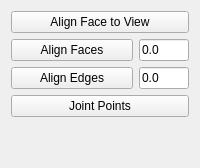
                 <widget class="QWidget" name="align_tab">
                  <attribute name="title">
                   <string>Align</string>
                  </attribute>
                  <layout class="QGridLayout" name="gridLayout_51">
                   <item row="0" column="0">
                    <widget class="QPushButton" name="button_alignface2view">
                     <property name="sizePolicy">
                      <sizepolicy hsizetype="MinimumExpanding" vsizetype="Fixed">
                       <horstretch>0</horstretch>
                       <verstretch>0</verstretch>
                      </sizepolicy>
                     </property>
                     <property name="maximumSize">
                      <size>
                       <width>220</width>
                       <height>16777215</height>
                      </size>
                     </property>
                     <property name="toolTip">
                      <string>Align the face of selected object(s)  to the actual view Plane.
 - Click first to select a Face of one or several objects.
Then Click the button.

NB:
  The center of rotation is the center of the bounbing box if possible or 
  the center of the Face.
 
  if the Face of the object selected is already aligned to the  view Plane,
  a rotation of 180 deg is applied to the object.
  In this case the Axis of rotation is Z vector : Base.Vector(0, 0, 1)
</string>
                     </property>
                     <property name="text">
                      <string>Align Face to View</string>
                     </property>
                     <property name="icon">
                      <iconset>
                       <normaloff>../../../../../../../../home/laurent/Documents/03_Plans/Python/Icons/WF_viewAlignFace.svg</normaloff>../../../../../../../../home/laurent/Documents/03_Plans/Python/Icons/WF_viewAlignFace.svg</iconset>
                     </property>
                     <property name="iconSize">
                      <size>
                       <width>32</width>
                       <height>32</height>
                      </size>
                     </property>
                    </widget>
                   </item>
                   <item row="1" column="0">
                    <layout class="QHBoxLayout" name="horizontalLayout_32">
                     <item>
                      <widget class="QPushButton" name="button_align_faces">
                       <property name="maximumSize">
                        <size>
                         <width>220</width>
                         <height>16777215</height>
                        </size>
                       </property>
                       <property name="toolTip">
                        <string>Align the Face(s) from selected object(s) to the last Face selected.
 - Click first to select a Face of an object or several Faces from several objects. 
 - Click second to select a Face to align to.
Then Click the button.

NB:
  The center of rotation is the center of the bounbing box if possible or 
  the center of the Face.
 
  if the Face of the object selected is already aligned to the last one,
  a rotation of 180 deg is applied to the object.
  In this case the Axis of rotation is Z vector : Base.Vector(0, 0, 1)</string>
                       </property>
                       <property name="text">
                        <string>Align Faces</string>
                       </property>
                       <property name="icon">
                        <iconset>
                         <normaloff>../../../../../../../../home/laurent/Documents/03_Plans/Python/Icons/WF_objectAlignFaces.svg</normaloff>../../../../../../../../home/laurent/Documents/03_Plans/Python/Icons/WF_objectAlignFaces.svg</iconset>
                       </property>
                       <property name="iconSize">
                        <size>
                         <width>32</width>
                         <height>32</height>
                        </size>
                       </property>
                      </widget>
                     </item>
                     <item>
                      <widget class="QLineEdit" name="angle_align_faces">
                       <property name="sizePolicy">
                        <sizepolicy hsizetype="MinimumExpanding" vsizetype="Fixed">
                         <horstretch>0</horstretch>
                         <verstretch>0</verstretch>
                        </sizepolicy>
                       </property>
                       <property name="minimumSize">
                        <size>
                         <width>40</width>
                         <height>0</height>
                        </size>
                       </property>
                       <property name="maximumSize">
                        <size>
                         <width>50</width>
                         <height>16777215</height>
                        </size>
                       </property>
                       <property name="toolTip">
                        <string>This Angle  (in degrees) will be added to the angle needed to align Faces.</string>
                       </property>
                       <property name="text">
                        <string>0.0</string>
                       </property>
                      </widget>
                     </item>
                    </layout>
                   </item>
                   <item row="2" column="0">
                    <layout class="QHBoxLayout" name="horizontalLayout_33">
                     <item>
                      <widget class="QPushButton" name="button_align_edges">
                       <property name="maximumSize">
                        <size>
                         <width>220</width>
                         <height>16777215</height>
                        </size>
                       </property>
                       <property name="toolTip">
                        <string>Align the Edge(s) from selected object(s) to the last Edge selected.
 - Click first to select an Edge of an object or several Edges from several objects. 
 - Click second to select an Edge to align to.
Then Click the button.

NB:
  The center of rotation is the center of the bounbing box if possible or 
  the center of the Edge.
 
  if the Edge of the object selected is already aligned to the last one,
  a rotation of 180 deg is applied to the object.
  In this case the Axis of rotation is Z vector : Base.Vector(0, 0, 1)</string>
                       </property>
                       <property name="text">
                        <string>Align Edges</string>
                       </property>
                       <property name="icon">
                        <iconset>
                         <normaloff>../../../../../../../../home/laurent/Documents/03_Plans/Python/Icons/WF_objectAlignAxes.svg</normaloff>../../../../../../../../home/laurent/Documents/03_Plans/Python/Icons/WF_objectAlignAxes.svg</iconset>
                       </property>
                       <property name="iconSize">
                        <size>
                         <width>32</width>
                         <height>32</height>
                        </size>
                       </property>
                      </widget>
                     </item>
                     <item>
                      <widget class="QLineEdit" name="angle_align_edges">
                       <property name="sizePolicy">
                        <sizepolicy hsizetype="MinimumExpanding" vsizetype="Fixed">
                         <horstretch>0</horstretch>
                         <verstretch>0</verstretch>
                        </sizepolicy>
                       </property>
                       <property name="minimumSize">
                        <size>
                         <width>40</width>
                         <height>0</height>
                        </size>
                       </property>
                       <property name="maximumSize">
                        <size>
                         <width>50</width>
                         <height>16777215</height>
                        </size>
                       </property>
                       <property name="toolTip">
                        <string>This Angle  (in degrees) will be added to the angle needed to align Edges.</string>
                       </property>
                       <property name="text">
                        <string>0.0</string>
                       </property>
                      </widget>
                     </item>
                    </layout>
                   </item>
                   <item row="3" column="0">
                    <widget class="QPushButton" name="button_joint_points">
                     <property name="toolTip">
                      <string>Joint Point(s) from selected object(s) to the last Point selected.
 - Click first to select a Point of an object or several Points from several objects. 
 - Click second to select an Point to joint to.
Then Click the button.
</string>
                     </property>
                     <property name="text">
                      <string>Joint Points</string>
                     </property>
                     <property name="icon">
                      <iconset>
                       <normaloff>../../../../../../../../home/laurent/Documents/03_Plans/Python/Icons/WF_objectJointPoints.svg</normaloff>../../../../../../../../home/laurent/Documents/03_Plans/Python/Icons/WF_objectJointPoints.svg</iconset>
                     </property>
                     <property name="iconSize">
                      <size>
                       <width>32</width>
                       <height>32</height>
                      </size>
                     </property>
                    </widget>
                   </item>
                   <item row="4" column="0">
                    <spacer name="verticalSpacer_15">
                     <property name="orientation">
                      <enum>Qt::Vertical</enum>
                     </property>
                     <property name="sizeHint" stdset="0">
                      <size>
                       <width>20</width>
                       <height>40</height>
                      </size>
                     </property>
                    </spacer>
                   </item>
                  </layout>
                 </widget>
